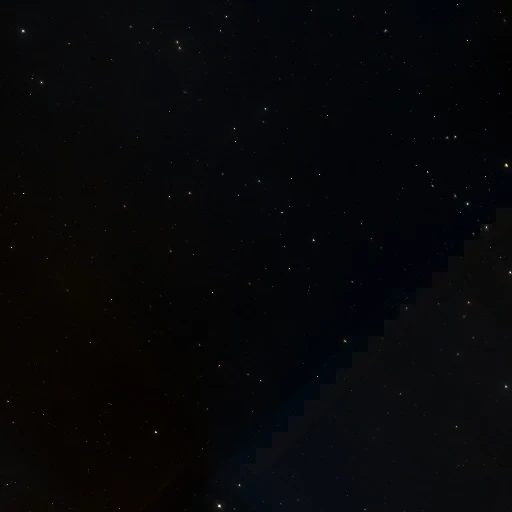
#> input picture tools/tests/fixtures/dss_dirty/Norder4/Dir0/Npix1132.webp, 512 x 512 px, given in place of Npix2635.webp, which was not available
$ python seam_profile.py   (older library calls are emulated)
#> lines starting #> are read from the running program, lines starting #| are printed output that depends on the picture; after the words box and inside, x2 and y2 are one past the last pixel; in counts of white or black regions, pixels touching at a corner belong together; pictures that were not available may be replaced by others from this repository, and a replacement may not be noted
### tools/plate_eq/chroma_seam.py
"""Data-driven chroma-edge seam corrector (geometry-independent).

Root cause found: the GetImage winner geometry is offset ~0.4deg from the real
CDS plate boundaries, so all prior seam work corrected the wrong locations.
Fix (built on the user's two insights): subtract L -> real structure lives in L
and vanishes, so a plate boundary is the ONLY straight line in the chroma (R-L,
B-L) gradient. Detect that straight line from the DATA, measure the per-channel
step across it, and membrane-level it AT the true edge.

detect_edges(rgb) -> list of (line, per-channel step, score)
apply_correction(rgb, edges) -> corrected rgb  (per-channel tanh membrane)
CLI: python chroma_seam.py <npix> -> diag8/cseam_<npix>.png (before|after|edges)
"""
import os, sys, numpy as np, cv2
SC = os.environ.get("SCRATCH", os.path.dirname(os.path.abspath(__file__)))

CHROMA_SIG = 8.0      # chroma smoothing to kill star noise
GRAD_PCT = 96.5       # gradient percentile for edge candidates
MIN_LEN = 120         # min straight-line length (px)
BAND = 26.0           # membrane half-width (px); tanh over ~this
STEP_MIN = 1.8        # min |L or chroma step| to bother correcting (DN)
MEDIAN_K = 5          # star-robust median filter for step measurement

def _chroma(rgb):
    R, G, B = rgb[:, :, 0], rgb[:, :, 1], rgb[:, :, 2]
    L = 0.299 * R + 0.587 * G + 0.114 * B
    return L, cv2.GaussianBlur(R - L, (0, 0), CHROMA_SIG), cv2.GaussianBlur(B - L, (0, 0), CHROMA_SIG)

def _merge_lines(segs, ang_tol=6, off_tol=22):
    """cluster Hough segments by (angle, perpendicular offset), keep one per cluster."""
    out = []
    for s in segs:
        x1, y1, x2, y2 = [float(v) for v in s]
        ang = np.degrees(np.arctan2(y2 - y1, x2 - x1)) % 180
        # perpendicular offset of the line from origin
        dx, dy = x2 - x1, y2 - y1
        ln = np.hypot(dx, dy) + 1e-6
        off = (x1 * dy - y1 * dx) / ln
        L = ln
        merged = False
        for o in out:
            if min(abs(o['ang'] - ang), 180 - abs(o['ang'] - ang)) < ang_tol and abs(o['off'] - off) < off_tol:
                if L > o['len']:
                    o.update(ang=ang, off=off, len=L, seg=(x1, y1, x2, y2))
                merged = True; break
        if not merged:
            out.append(dict(ang=ang, off=off, len=L, seg=(x1, y1, x2, y2)))
    return out

# [58 lines left out: functions detect_edges, apply_correction, stf, not called in this run]

# [21 lines that do not run on import are left out]

### tools/plate_eq/seam_profile.py
"""Decisive DC-vs-structure test for a tile's candidate chroma edges.

For each detected straight line, measure the per-channel step across it at a
series of band *distances* from the line:  d in {1.5, 3, 6, 10, 16, 24} px.

  - TRUE plate DC seam  -> step is a DISCONTINUITY at the line, so the measured
    step is already full at d=1.5 and stays ~FLAT as d grows.
  - REAL structure edge (star cloud / dust lane) -> the brightness keeps
    changing away from the line, so the step RAMPS UP with d.

The DC component = the value the profile extrapolates to at d->0 (use the
narrow d=1.5 band). The ramp = (wide - narrow). Print both so we can see, per
edge, how much is a correctable offset vs real structure.
"""
import os, sys, numpy as np, cv2
from chroma_seam import _chroma, _merge_lines, detect_edges
SC = os.environ.get("SCRATCH", os.path.dirname(os.path.abspath(__file__)))

def main(npix):
#> called with npix = 2635
    im = cv2.imread(f"apps/skydata/surveys/dss-clean/Norder4/Dir0/Npix{npix}.webp")
#> im is the input picture: shape (512, 512, 3); mean B, G, R 8.9, 7.4, 6.8
    rgb = im[:, :, ::-1].astype(np.float32)
    L, RL, BL = _chroma(rgb)
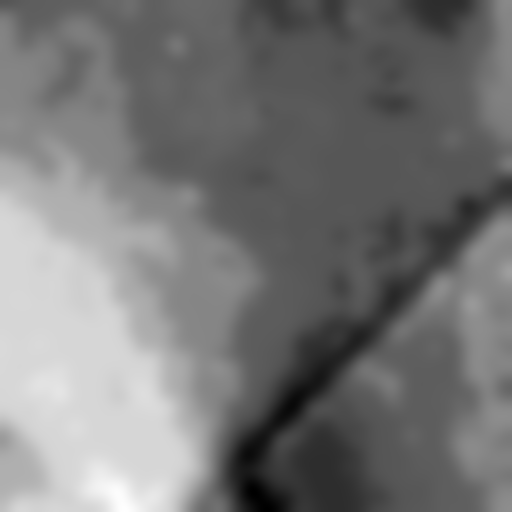
#> RL: shape (512, 512) float32; min -5.24, max 4.74, mean -0.565; drawn with min black and max white
    g = np.hypot(cv2.Sobel(RL, cv2.CV_32F, 1, 0, 7), cv2.Sobel(RL, cv2.CV_32F, 0, 1, 7)) \
        + np.hypot(cv2.Sobel(BL, cv2.CV_32F, 1, 0, 7), cv2.Sobel(BL, cv2.CV_32F, 0, 1, 7))
    edm = cv2.dilate((g > np.percentile(g, 96.5)).astype(np.uint8) * 255, np.ones((3, 3), np.uint8))
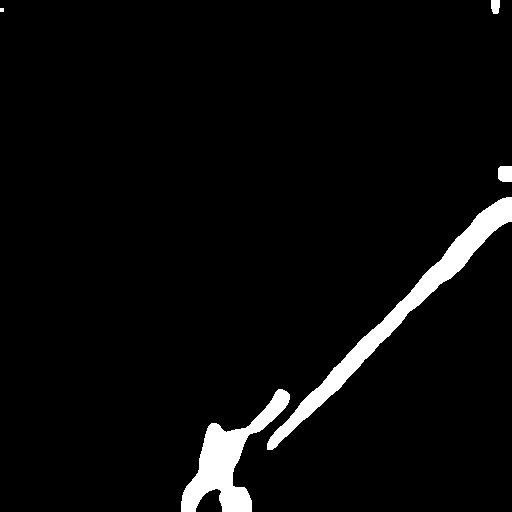
#> edm: shape (512, 512); 4.1% white; 5 white regions (1 under 20 px), largest, box (x1, y1, x2, y2) and area: (267, 197, 512, 450) 5979, (181, 389, 290, 512) 4436, (498, 166, 512, 182) 214, (491, 0, 500, 14) 112
    lines = cv2.HoughLinesP(edm, 1, np.pi / 360, threshold=45, minLineLength=120, maxLineGap=50)
#> lines = 21 rows, first 6: [295, 410, 508, 197], [221, 490, 511, 200], [219, 496, 511, 204], [219, 500, 511, 208], [220, 502, 511, 211], [220, 489, 511, 198]
    clusters = _merge_lines(lines.reshape(-1, 4))
#> the loop in _merge_lines, `for s in segs:` made 21 passes
#> (x1, y1, x2, y2, ang, dx, dy, ln) on passes 1 to 12: (295, 410, 508, 197, 135, 213, -213, 301.2), (221, 490, 511, 200, 135, 290, -290, 410.1), (219, 496, 511, 204, 135, 292, -292, 413), (219, 500, 511, 208, 135, 292, -292, 413), (220, 502, 511, 211, 135, 291, -291, 411.5), (220, 489, 511, 198, 135, 291, -291, 411.5), (333, 368, 503, 198, 135, 170, -170, 240.4), (220, 500, 511, 209, 135, 291, -291, 411.5), (220, 493, 511, 202, 135, 291, -291, 411.5), (219, 495, 511, 203, 135, 292, -292, 413), (218, 489, 510, 197, 135, 292, -292, 413), (219, 498, 511, 206, 135, 292, -292, 413)
#> after the loop in _merge_lines, `for s in segs:`: o = {'ang': 135, 'off': -499.2, 'len': 444.1, 'seg': (195, 511, 509, 197)}; out = 2 items
#> clusters = 2 items
    # median-filtered channels for robust step measurement
    Rm = cv2.medianBlur(rgb[:, :, 0].astype(np.uint8), 5).astype(np.float32)
    Gm = cv2.medianBlur(rgb[:, :, 1].astype(np.uint8), 5).astype(np.float32)
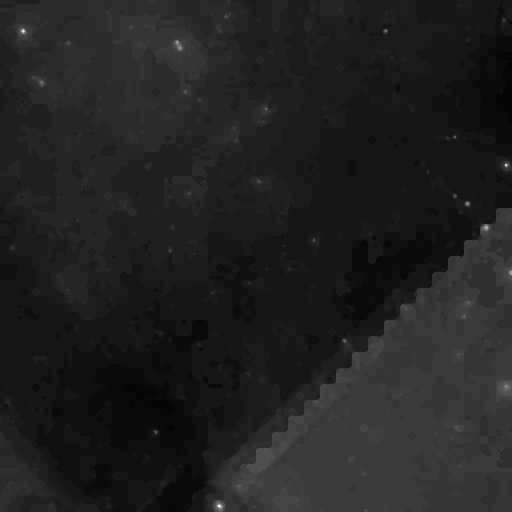
#> Gm: shape (512, 512) float32; min 1, max 49, mean 7.2; drawn with min black and max white
    Bm = cv2.medianBlur(rgb[:, :, 2].astype(np.uint8), 5).astype(np.float32)
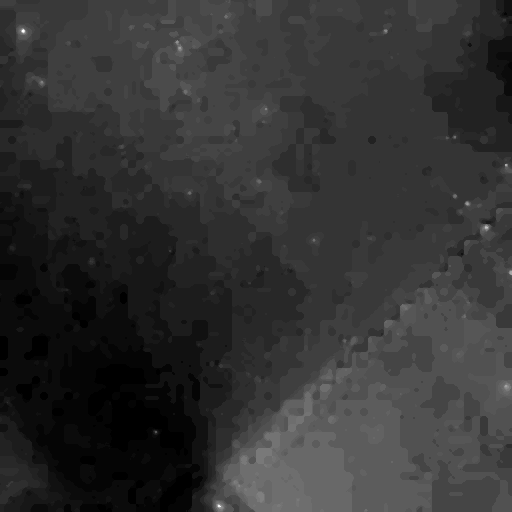
#> Bm: shape (512, 512) float32; min 0, max 44, mean 8.7; drawn with min black and max white
    H, W = L.shape
#> H = 512; W = 512
    yy, xx = np.mgrid[0:H, 0:W]
    DS = [1.5, 3, 6, 10, 16, 24]
    print(f"=== tile {npix}: step-vs-distance profile (DC=flat, structure=ramp) ===")
    for c in sorted(clusters, key=lambda c: -c['len']):
        x1, y1, x2, y2 = c['seg']
        dx, dy = x2 - x1, y2 - y1
        ln = np.hypot(dx, dy) + 1e-6
        if ln < 100:
            continue
        nx, ny = -dy / ln, dx / ln
        d = (xx - x1) * nx + (yy - y1) * ny
        tpar = ((xx - x1) * dx + (yy - y1) * dy) / (ln * ln)
        onseg = (tpar > 0.0) & (tpar < 1.0)
        ang = np.degrees(np.arctan2(dy, dx)) % 180
        print(f"\n seg(%d,%d,%d,%d) len=%.0f ang=%.0f" % (x1, y1, x2, y2, ln, ang))
        print("   d(px) :   dL    dR    dG    dB   (R-L) (B-L)")
        prof_dL = []
        for dd in DS:
            lo, hi = dd - 1.5, dd + 1.5
            pos = onseg & (d > lo) & (d < hi)
            neg = onseg & (d < -lo) & (d > -hi)
            if pos.sum() < 150 or neg.sum() < 150:
                print(f"   {dd:5.1f} :  (too few px)")
                continue
            s = {ch: float(np.median(m[pos]) - np.median(m[neg])) for ch, m in
                 (('R', Rm), ('G', Gm), ('B', Bm))}
            dL = 0.299 * s['R'] + 0.587 * s['G'] + 0.114 * s['B']
            prof_dL.append((dd, dL))
            print(f"   {dd:5.1f} : %+5.1f %+5.1f %+5.1f %+5.1f  %+5.1f %+5.1f"
                  % (dL, s['R'], s['G'], s['B'], s['R'] - dL, s['B'] - dL))
        if len(prof_dL) >= 2:
            dc = prof_dL[0][1]                 # narrow-band ~ DC component
            wide = prof_dL[-1][1]
            ramp = wide - dc
            verdict = "DC-SEAM (flat)" if abs(ramp) < 0.5 * abs(dc) + 1.0 else "STRUCTURE (ramps)"
            print(f"   -> DC~{dc:+.1f}  wide~{wide:+.1f}  ramp={ramp:+.1f}  => {verdict}")
#> this loop made 2 passes
#> (x1, y1, x2, y2, dx, dy, ln, nx) on passes 1 to 2: (195, 511, 509, 197, 314, -314, 444.1, 0.707), (183, 511, 278, 389, 95, -122, 154.6, 0.789)
#> (printed output is left out)
#> pass 1, in main, `d = (xx - x1) * nx + (yy - y1) * ny`:
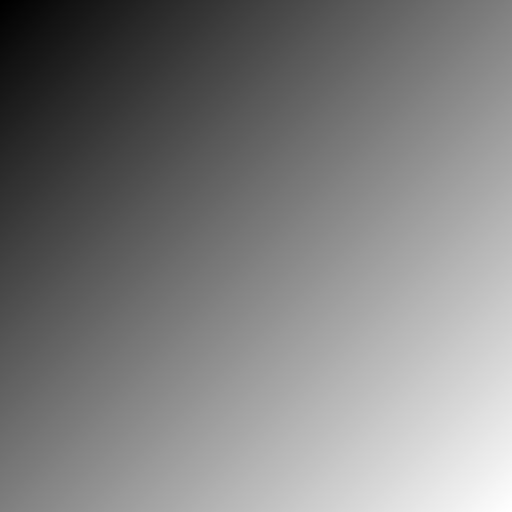
#> d: shape (512, 512) float64; min -499.2, max 223.4, mean -137.9; drawn with min black and max white
#> pass 1, in main, `tpar = ((xx - x1) * dx + (yy - y1) * dy) / (ln * ln)`:
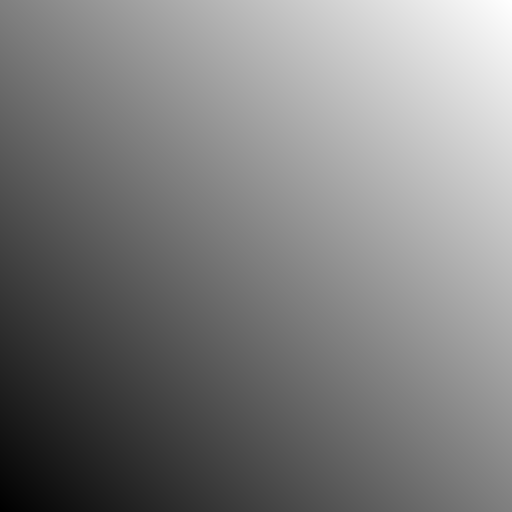
#> tpar: shape (512, 512) float64; min -0.311, max 1.32, mean 0.503; drawn with min black and max white
#> pass 1, in main, `onseg = (tpar > 0.0) & (tpar < 1.0)`:
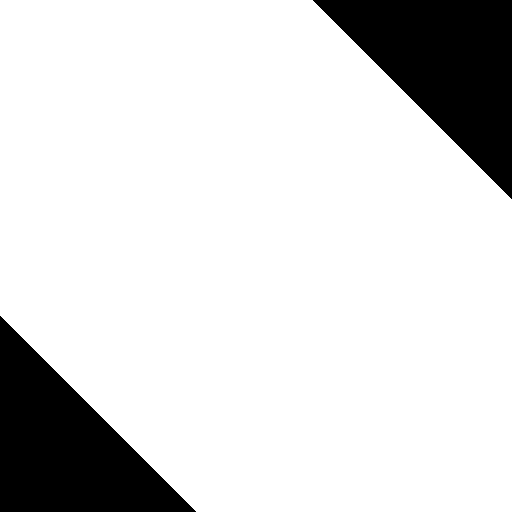
#> onseg: shape (512, 512) bool; 85% white; 2 black regions, box (x1, y1, x2, y2) and area: (313, 0, 512, 199) 19900, (0, 316, 196, 512) 19306

if __name__ == "__main__":
    main(int(sys.argv[1]) if len(sys.argv) > 1 else 2635)

$ run again, on tools/tests/fixtures/dss_dirty/Norder4/Dir0/Npix1352.webp
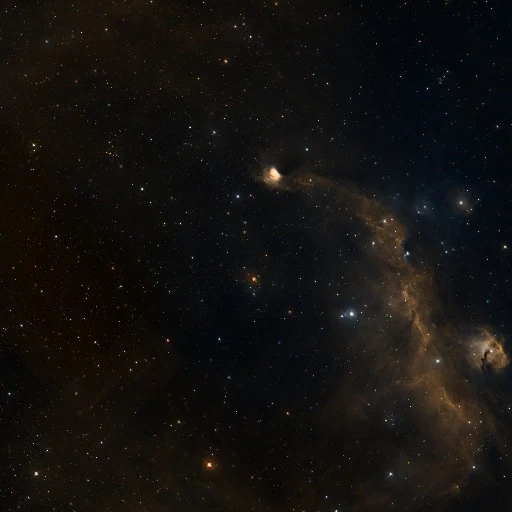
#> input picture tools/tests/fixtures/dss_dirty/Norder4/Dir0/Npix1352.webp, 512 x 512 px, given in place of Npix5.webp, which was not available
#> in main, im is the input picture: shape (512, 512, 3); mean B, G, R 15.6, 17.8, 20.1
#> in main, `edm = cv2.dilate((g > np.percentile(g, 96.5)).astype(np.uint8) * 255, ..`:
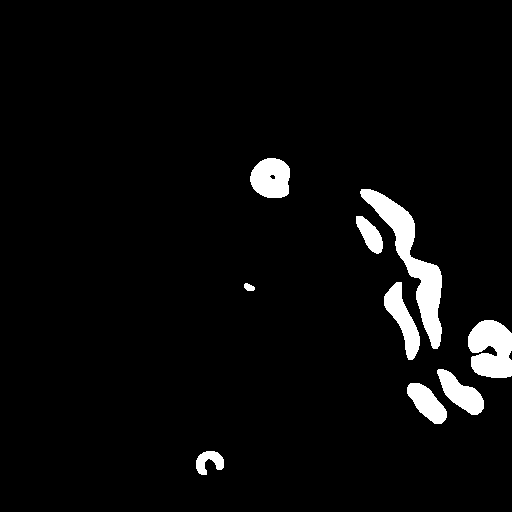
#> edm: shape (512, 512); 4.2% white; 9 white regions, largest, box (x1, y1, x2, y2) and area: (360, 189, 442, 349) 3405, (468, 320, 512, 378) 2052, (250, 158, 290, 198) 1289
#> lines = 53 rows, first 6: [365, 189, 492, 377], [393, 201, 442, 387], [366, 219, 434, 423], [397, 204, 449, 398], [403, 208, 455, 403], [406, 211, 458, 405]
#> the loop in _merge_lines, `for s in segs:` made 53 passes
#> (x1, y1, x2, y2, ang, dx, dy, ln) on passes 1 to 8: (365, 189, 492, 377, 55.96, 127, 188, 226.9), (393, 201, 442, 387, 75.24, 49, 186, 192.3), (366, 219, 434, 423, 71.57, 68, 204, 215), (397, 204, 449, 398, 75, 52, 194, 200.8), (403, 208, 455, 403, 75.07, 52, 195, 201.8), (406, 211, 458, 405, 75, 52, 194, 200.8), (396, 203, 446, 395, 75.4, 50, 192, 198.4), (356, 221, 510, 375, 45, 154, 154, 217.8)
#> after the loop in _merge_lines, `for s in segs:`: o = {'ang': 51.84, 'off': 171.8, 'len': 231.5, 'seg': (367, 189, 510, 371)}; out = 10 items
#> the loop in main, `for c in sorted(clusters, key=lambda c: -c['len']):` made 10 passes
#> (x1, y1, x2, y2, dx, dy, ln, nx) on passes 1 to 8: (361, 189, 441, 422, 80, 233, 246.4, -0.946), (366, 189, 511, 374, 145, 185, 235.1, -0.787), (367, 189, 510, 371, 143, 182, 231.5, -0.786), (363, 189, 489, 376, 126, 187, 225.5, -0.829), (365, 194, 511, 362, 146, 168, 222.6, -0.755), (356, 221, 510, 375, 154, 154, 217.8, -0.707), (408, 212, 462, 408, 54, 196, 203.3, -0.964), (360, 231, 510, 348, 150, 117, 190.2, -0.615)
#> (printed output is left out)
#> pass 2, in main, `d = (xx - x1) * nx + (yy - y1) * ny`:
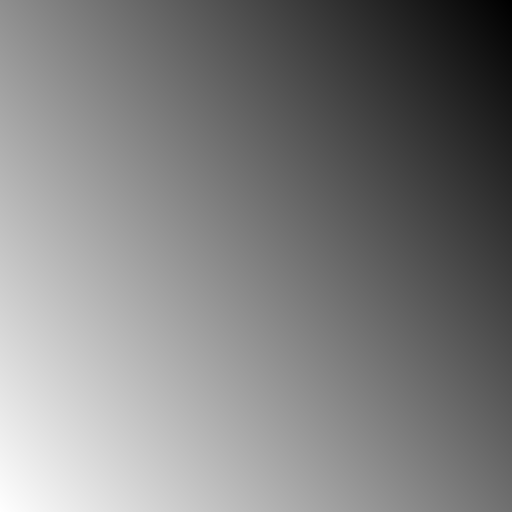
#> d: shape (512, 512) float64; min -230.7, max 486.7, mean 128; drawn with min black and max white
